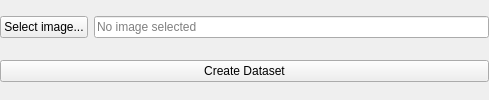
<?xml version="1.0" encoding="UTF-8"?>
<ui version="4.0">
 <class>Selecciona_imagen</class>
 <widget class="QWidget" name="select_image">
  <property name="geometry">
   <rect>
    <x>0</x>
    <y>0</y>
    <width>489</width>
    <height>100</height>
   </rect>
  </property>
  <property name="minimumSize">
   <size>
    <width>200</width>
    <height>80</height>
   </size>
  </property>
  <property name="windowTitle">
   <string>Form</string>
  </property>
  <layout class="QVBoxLayout" name="main_layout">
   <property name="leftMargin">
    <number>0</number>
   </property>
   <property name="topMargin">
    <number>0</number>
   </property>
   <property name="rightMargin">
    <number>0</number>
   </property>
   <property name="bottomMargin">
    <number>0</number>
   </property>
   <item>
    <layout class="QHBoxLayout" name="path_layout">
     <item>
      <widget class="QPushButton" name="select_image_button">
       <property name="text">
        <string>Select image...</string>
       </property>
      </widget>
     </item>
     <item>
      <widget class="QLineEdit" name="image_path_input">
       <property name="sizePolicy">
        <sizepolicy hsizetype="Expanding" vsizetype="Fixed">
         <horstretch>1</horstretch>
         <verstretch>0</verstretch>
        </sizepolicy>
       </property>
       <property name="placeholderText">
        <string>No image selected</string>
       </property>
      </widget>
     </item>
    </layout>
   </item>
   <item>
    <widget class="QPushButton" name="generate_dataset_button">
     <property name="text">
      <string>Create Dataset</string>
     </property>
    </widget>
   </item>
  </layout>
 </widget>
 <resources/>
 <connections/>
</ui>
